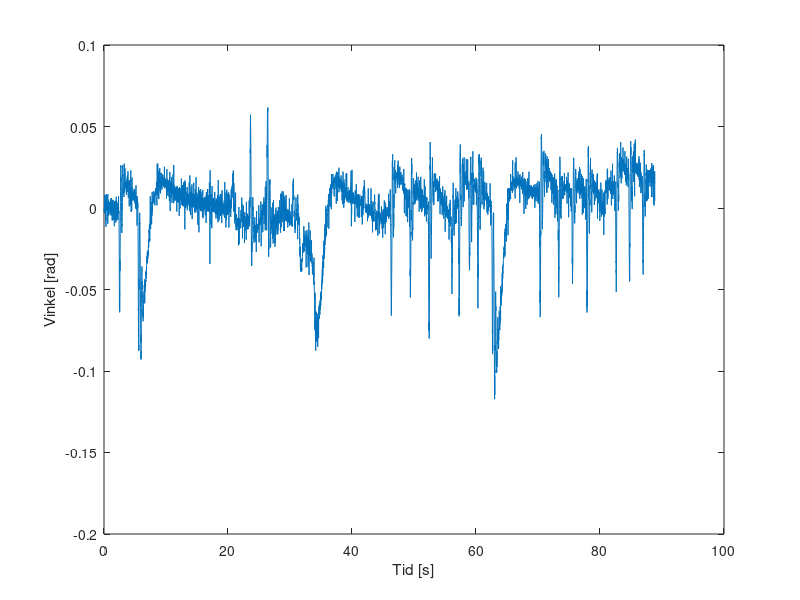

The MATLAB script that drew this image:
clc
clear all
close all

load('data1.mat');
load('data2.mat');
load('data3.mat');
load('data4.mat');
load('data6.mat');
load('data7.mat');
realdata=[data1(50:2900,1);data2(570:4550,1);data6(800:2050,1);data7(200:1000,1)]

n = length(realdata);
for i = 1:n
    tid(i) = 0.01 * i;
end

plot(tid,realdata);
ylabel("Vinkel [rad]");
xlabel("Tid [s]");

